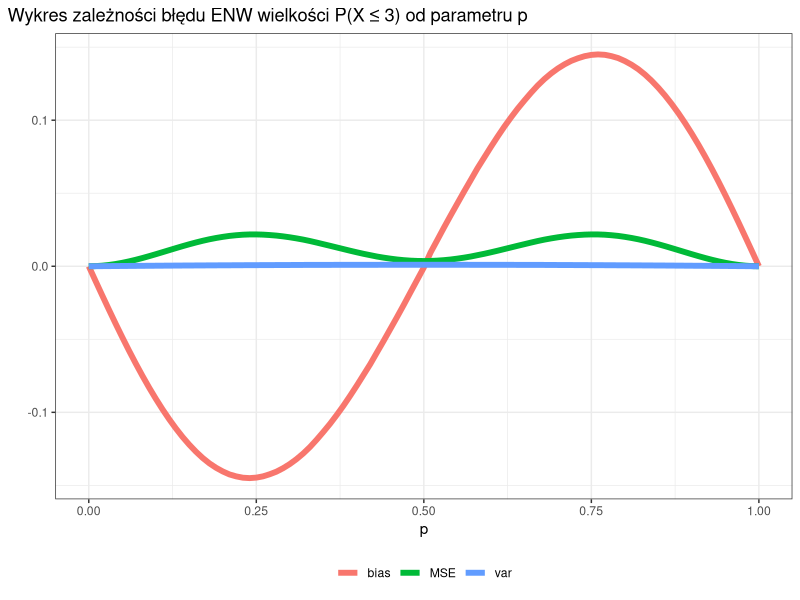
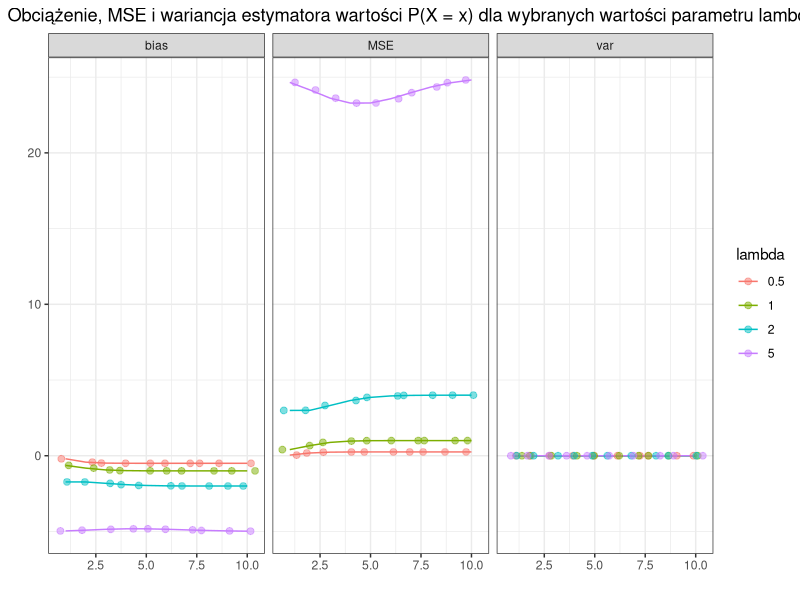
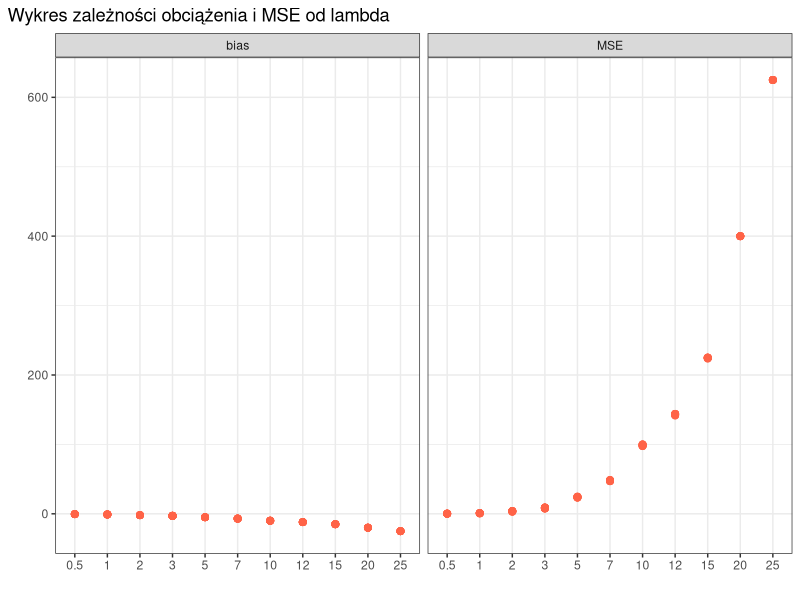

Recreate these plots in R, in order. (Note: this script raises an error after producing the figures.)
## ---- chunk 1
knitr::opts_chunk$set(echo = TRUE)
library(tidyverse)
## ---- chunk 2
prob1 <- function(p){ # P(X >= 3) jako funkcja parametru p
  sum = 0
  for (k in 3:5){sum = sum + choose(5,k)*p^k*(1-p)^(5-k)}
  return (sum)
}

zadanie1 <- function(p, n = 50, iter = 10000, seed = 1){
  set.seed(seed)
  # tu będą dołączane średnie odsetki sukcesów kazdego z 10000 eksperymentów
  X <- numeric(0)
  for (i in 1:iter){
    sample <- rbinom(n, 5, p)
    X[i] <- mean(sample)/5
  }
  # jak wygląda rozkład estymatora?
  # hist(X, freq = FALSE, main = paste('Rozkład estymatora parametru p dla próby z rozkładu b(5,', p, ')', sep = ''))

  # obl. estymatora P(X >= 3) za pomocą funkcji prob1, patrz. twierdzenie z wykładu
  P <- sapply(X, prob1)
  # hist(P, freq = FALSE, main = paste('Rozkład estymatora P(X >= 3) dla próby z rozkładu b(5,', p, ')', sep = ''))
  
  results <- data.frame(p = p,
                        n = n,
                        MSE = do.call(function(x){mean((x-p)^2)}, list(P)), 
                        bias = do.call(function(x){mean(x-p)}, list(P)),
                        var = do.call(var, list(X)))
  return(results)
}

zad1.results <- data.frame(p = numeric(0), n = numeric(0), MSE = numeric(0), bias = numeric(0), var = numeric(0))
for (p in c(0:100/100)){
  zad1.results[nrow(zad1.results)+1, 1:ncol(zad1.results)] <- zadanie1(p, seed = 108)
}

# jak MSE zależy od p?
plot1 <- 
  zad1.results %>% 
  gather(key = 'funkcja', value = 'wynik', MSE, bias, var) %>% 
  group_by(funkcja) %>% 
  ggplot(aes(p, wynik)) + 
    geom_line(aes(col = funkcja), size = 2) + 
    theme_bw() +
    theme(plot.title.position = 'plot', 
          legend.position = "bottom", 
          legend.title = element_blank()) +
    labs(title = 'Wykres zależności błędu ENW wielkości P(X \u2264 3) od parametru p', x ='p', y = '')

# wyświetlam wyniki:
zad1.results %>% 
  filter(p %in% c(0.1, 0.3, 0.5, 0.9)) %>% 
  knitr::kable(caption = 'Tabela 1: Średni błąd kwadratowy, wariancja i obciążenie estymatora największej wiarogodności P dla wybranych wartości parametru')
## ---- chunk 3
plot1
## ---- chunk 4
zadanie2 <- function(l, n = 50, iter = 10000, seed = 1){
  set.seed(seed)
  results <- data.frame(x = numeric(0),
                        n = numeric(0),
                        lambda = numeric(0),
                        MSE = numeric(0),
                        bias = numeric(0),
                        var = numeric(0))
  
  # wektor na szacowane wartości lambda dla każdego z 10000 eksperymentów
  lambda <- numeric(0)
  # każdy eksperyment powtarzany jest dla 10 różnych wartości x
  for (x in 1:10){
    for (i in 1:iter){
      lambda[i] <- mean(rpois(n, l)) 
    }
    P <- dpois(x, lambda) 
    # doł. wyniki do dataframe z wynikami 
    results[nrow(results)+1, 1:ncol(results)] <- c(x = x,
                                                   n = n,
                 lambda = l,
                 MSE = do.call(function(x){mean((x-l)^2)}, list(P)),
                 bias = do.call(function(x){mean(x-l)}, list(P)),
                 var = do.call(var, list(P)))
  }
  return(results)
}

# wyniki dla różnych lambda i wykresy
zad2.results <- zadanie2(0.5) %>% rbind(zadanie2(1)) %>% rbind(zadanie2(2)) %>% rbind(zadanie2(5))

zad2.results %>% 
  mutate(lambda = factor(lambda)) %>% 
  gather(key = 'mb', value = 'w', MSE:var) %>% 
  ggplot(aes(x,w, col = lambda)) + 
  geom_line() + facet_wrap(~mb) + 
  geom_jitter(alpha = 0.5, size = 2) + 
  theme_bw() + 
  theme(plot.title.position = 'plot') +
  labs(title = 'Obciążenie, MSE i wariancja estymatora wartości P(X = x) dla wybranych wartości parametru lambda', x = '', y = '') 
## ---- chunk 5
zad2.results <- zad2.results %>% rbind(zadanie2(3)) %>% rbind(zadanie2(3)) %>% rbind(zadanie2(10)) %>% rbind(zadanie2(7)) %>% rbind(zadanie2(12)) %>% rbind(zadanie2(15)) %>% rbind(zadanie2(20)) %>% rbind(zadanie2(25))

zad2.results[-6] %>% 
  mutate(lambda = factor(lambda)) %>% 
  gather(key = 'mb', value = 'w', MSE:bias) %>% 
  ggplot(aes(x = lambda,y = w)) + 
  geom_point(size = 2, col = 'tomato') +
  theme_bw() + 
  theme(plot.title.position = 'plot') +
  labs(x = '', y = '', title = 'Wykres zależności obciążenia i MSE od lambda') +
  facet_wrap(~mb)
## ---- chunk 6
mle_beta1 <- function(X){
  n = length(X)
  return(-n/sum(log(X)))
}

fisher <- function(theta){return(1/theta^2)}
## ---- chunk 7
zadanie4_1 <- function(th, n = 50, iter = 10000, seed = 1){
  set.seed(seed)
  X <- numeric(0) # tu będą dołączane wyniki każdego z eksperymentów, czyli estymowane wartości Informacji Fishera
  for (i in 1:iter){
    sample <- rbeta(n, th, 1)
    mleX <- mle_beta1(sample)
    X[i] <- fisher(mleX)
  results <- data.frame(n = n,
                        theta = th,
                        MSE = do.call(function(X){mean((X-fisher(th))^2)}, list(X)), 
                        bias = do.call(function(X){mean(X-fisher(th))}, list(X)),
                        var = do.call(var, list(X)),
                        mean_I = mean(X),
                        real_I = fisher(th))
  }
  # w wyniku zwracam podsumowanie (results) oraz wektor obliczonych informacji Fishera, żeby rysować z niego boxplota
  return(list(results, X))
}
## ---- chunk 8
z4_1_05 <- zadanie4_1(0.5)
z4_1_1 <- zadanie4_1(1)
z4_1_2 <- zadanie4_1(2)
z4_1_5 <- zadanie4_1(5)
zad4_1.results <- rbind(z4_1_05[[1]], z4_1_1[[1]], z4_1_2[[1]], z4_1_5[[1]])
## ---- chunk 9
data.frame(theta = factor(rep(c(0.5, 1, 2, 5), each = 10000)), fisher = c(z4_1_05[[2]], z4_1_1[[2]], z4_1_2[[2]], z4_1_5[[2]])) %>% 
  ggplot(aes(x = theta, y = fisher, group = theta))+ 
  geom_boxplot() + 
  labels(x = 'theta', y = '', title = 'Jakie wartości przyjmuje ENW informacji Fishera',
         subtitle = 'Wykresy pudełkowe dla wybranych wartości parametru') +
  theme_bw() +
  theme(plot.title.position = 'plot')
## ---- chunk 10
zadanie4_2 <- function(th, mean_I, n = 50, iter = 10000, seed = 38){
  # def. zmienna Y
  Y <- function(n, th, th_est, mean_I){
    return((th_est-th)*sqrt(n*mean_I))
  }
  # losowanie próby
  set.seed(seed)
  X <- numeric(0) # tu będą dołączane wyniki każdego z eksperymentów, wartości Y
  for (i in 1:iter){
    sample <- rbeta(n, th, 1)
    mleX <- mle_beta1(sample)
    X[i] <- fisher(mleX)
  results <- data.frame(n = n,
                        theta = th,
                        MSE = do.call(function(X){mean((X-fisher(th))^2)}, list(X)), 
                        bias = do.call(function(X){mean(X-fisher(th))}, list(X)),
                        var = do.call(var, list(X)),
                        mean_I = mean(X),
                        real_I = fisher(th))
  }
  # w wyniku zwracam podsumowanie (results) oraz wektor obliczonych informacji Fishera, żeby rysować z niego boxplota
  return(list(results, X))
  
  
}
